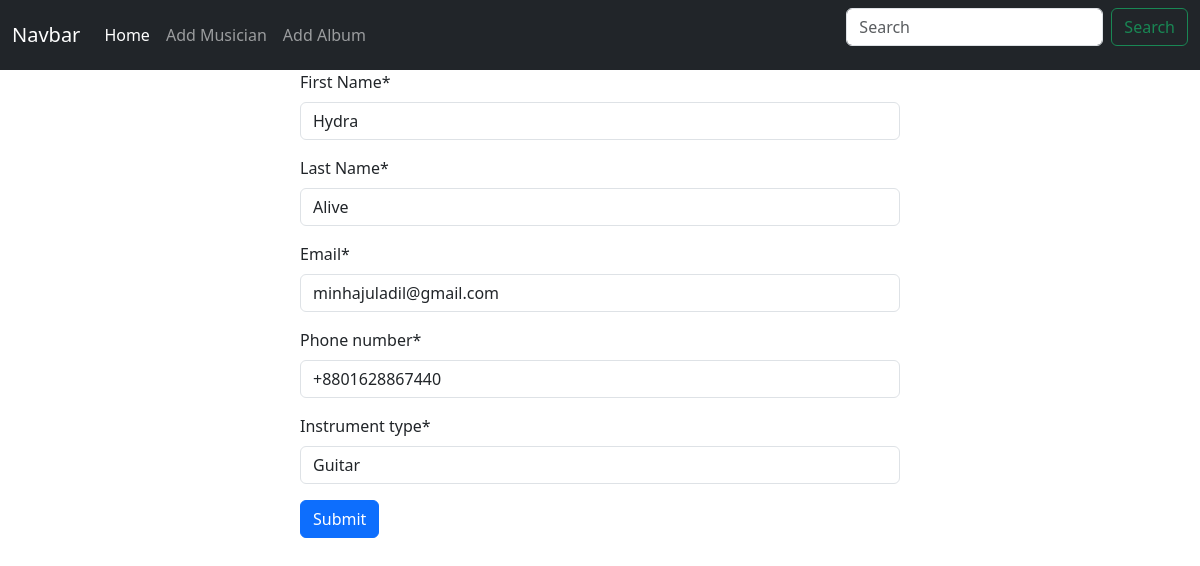
Screenshot of /musician/edit/4 with the database file from the repository.
### Musician/models.py (models this page shows, shortened)
class MusicianDB(models.Model):
    First_Name = models.CharField(max_length=40)
    Last_Name = models.CharField(max_length=40)
    Email = models.EmailField()
    Phone_number= models.CharField(max_length=14)
    Instrument_type= models.CharField(max_length=14)

### Musician/views.py (the view)
# urls.py: path('edit/<int:id>', views.edit_musician,name='edit_musician'),
def edit_musician(request,id):
    musician = MusicianDB.objects.get(pk=id)
    form = MusicianForm(instance=musician)
    if request.method=='POST':
        form = MusicianForm(request.POST,instance=musician)
        if form.is_valid():
            form.save()
            return redirect('homepage')
    return render(request,'musician.html',{'form':form})

### Musician/forms.py
class MusicianForm(forms.ModelForm):
    class Meta :
        model = MusicianDB
        fields='__all__'

### Musician/templates/musician.html (shortened to what this page needs)
{% extends "base.html" %}
{% load crispy_forms_tags %}
{% block content %}
<form style="width:50% ; margin:auto;" method='post'>
    {{form|crispy}}
    <button class ="btn btn-primary" type="submit">Submit</button>
</form>
{% endblock content %}

### rows the page displays
MusicianDB: First_Name "Hydra", Last_Name "Alive", Email "minhajuladil@gmail.com", Phone_number "+8801628867440", Instrument_type "Guitar"
